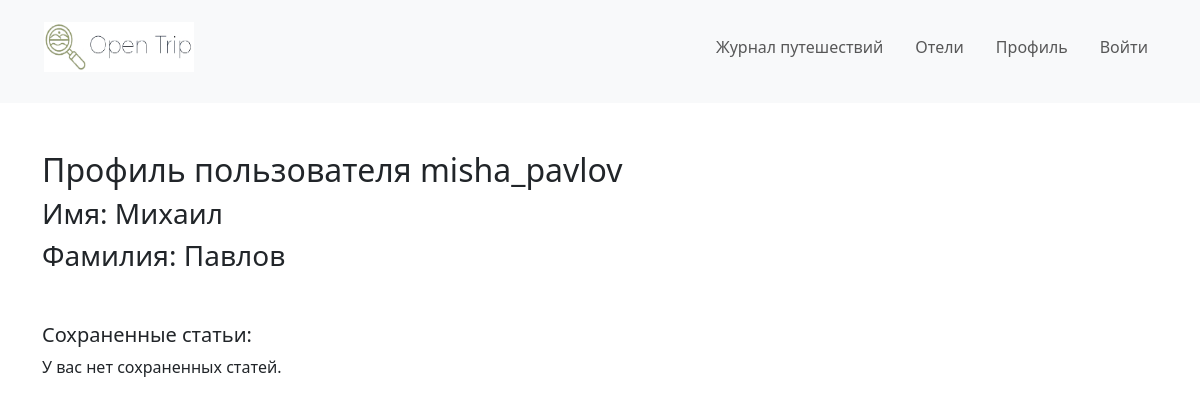
/users/profile/ (signed in), run on the app's committed database.
### users/models.py (models this page shows, shortened)
class User(AbstractUser):
    USER_TYPE_CHOICES = (
        ('customer', 'Обычный пользователь'),
        ('hotel', 'Отель'),
    )
    user_type = models.CharField(
        max_length=20,
        choices=USER_TYPE_CHOICES,
        default='customer',
        verbose_name='Тип пользователя'
    )
    class Meta:
        verbose_name = 'Пользователь'
        verbose_name_plural = 'Пользователи'

class CustomerProfile(models.Model):
    user = models.OneToOneField(
        User,
        on_delete=models.CASCADE,
        related_name='customer_profile',
        limit_choices_to={'user_type': 'customer'},
        verbose_name='Пользователь (клиент)'
    )
    name = models.CharField(max_length=50, verbose_name='Имя')
    surname = models.CharField(max_length=50, verbose_name='Фамилия')
    phone_regex = RegexValidator(regex=r'^\+?1?\d{9,15}$', message="Номер телефона должен быть в формате: '+999999999'.")
    phone_number = models.CharField(validators=[phone_regex], max_length=17, blank=True, verbose_name='Номер телефона')
    address = models.CharField(max_length=255, blank=True, verbose_name='Адрес')
    birthdate = models.DateField(blank=True, null=True, verbose_name="Дата рождения")
    avatar = models.ImageField(upload_to=user_avatar_directory_path, blank=True, null=True, verbose_name='Аватар пользователя')
    class Meta:
        verbose_name = 'Профиль клиента'
        verbose_name_plural = 'Профили клиентов'

### users/views.py (the view, shortened to what this page needs)
# urls.py: path('profile/', ProfileView.as_view(), name='profile'),
class ProfileView(LoginRequiredMixin, DetailView):
    model = User
    template_name = 'users/profile.html'
    context_object_name = 'user'
    def get_object(self, queryset=None):
        return self.request.user
    def get_context_data(self, **kwargs):
        context = super().get_context_data(**kwargs)
        user = self.request.user
        if hasattr(user, 'customer_profile'):
            profile = user.customer_profile
            context.update({
                'is_customer': True,
                'name': profile.name,
                'surname': profile.surname,
                'profile': profile,
                'saved_articles': user.saved_articles.all(),
            })
        return context

### users/templates/users/profile.html (shortened to what this page needs)
{% extends "base.html" %}
{% block body %}
<div class="container mt-5">
    <h2>Профиль пользователя {{ user.username }}</h2>
    {% if is_customer %}
        <div style="margin-bottom:50px;">
            <h3>Имя: {{ name }}</h3>
            <h3>Фамилия: {{ surname }}</h3>
        </div>
        <div>
            <h5>Сохраненные статьи:</h5>
            <div class="row">
                {% for saved_article in saved_articles %}
                    <div class="col-md-4">
                        <div class="card" style="width: 400px;">
                            <img src="{{ saved_article.article.article_images.first.image.url }}" class="card-img-top" alt="{{ saved_article.article.title }}">
                            <div class="card-body">
                                <h5 class="card-title">{{ saved_article.article.title }}</h5>
                                <p class="card-text">{{ saved_article.article.content|slice:":100" }}...</p>
                                <a href="{% url 'travel_journals_app:article_detail' saved_article.article.id %}" class="btn btn-primary">Читать далее</a>
                            </div>
                        </div>
                    </div>
                {% empty %}
                    <p>У вас нет сохраненных статей.</p>
                {% endfor %}
            </div>
        </div>
        </div>
    {% endif %}
{% endblock %}

### bookings/templates/base.html (style rules this page uses)
body { margin: 0; padding: 0; }

### data on the page
User: username "misha_pavlov"
CustomerProfile: name "Михаил", surname "Павлов"
